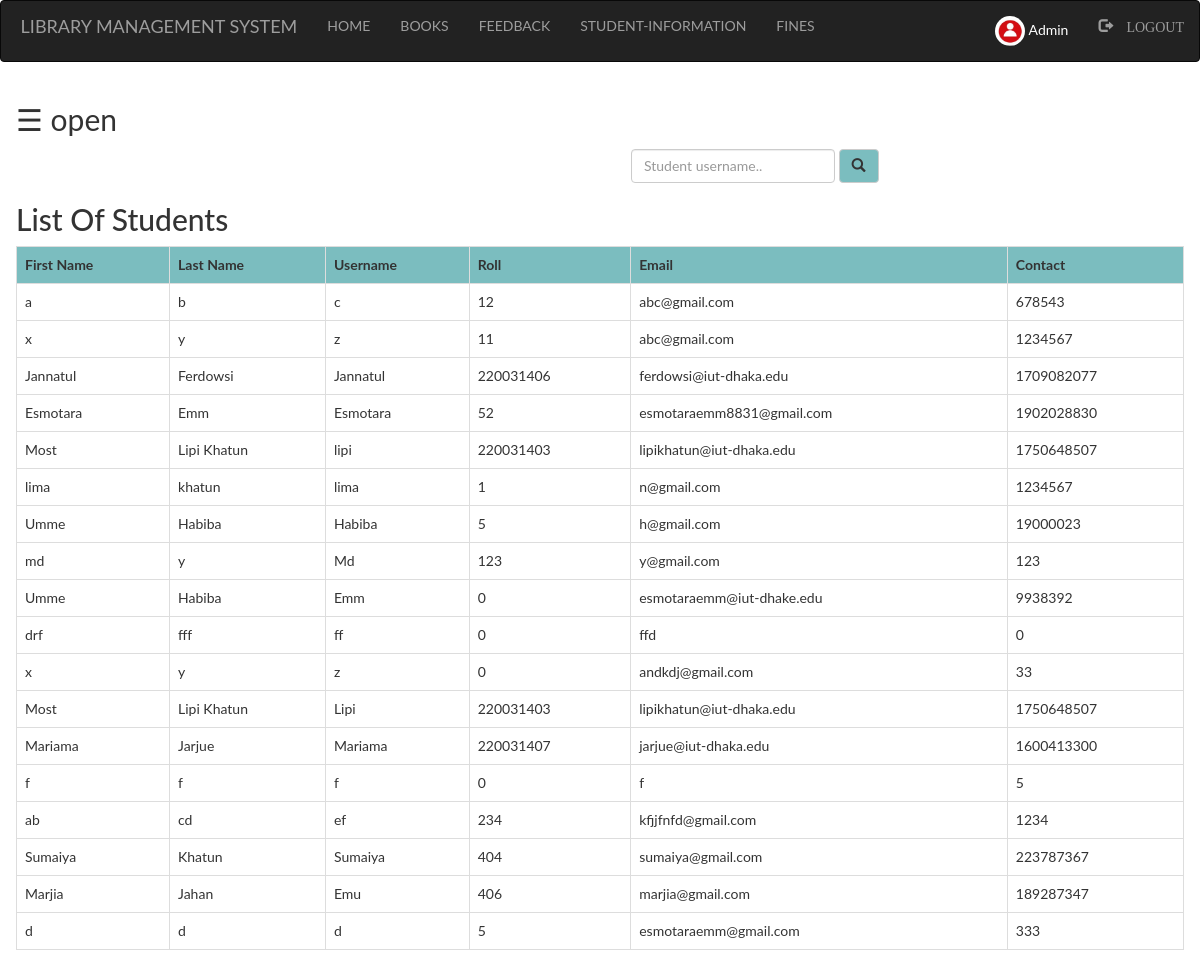
The page /admin/student.php (signed in) on the database its author committed.
### tables this page shows
CREATE TABLE `student` (
  `first` varchar(100) NOT NULL,
  `last` varchar(100) NOT NULL,
  `username` varchar(100) NOT NULL,
  `password` varchar(255) NOT NULL,
  `roll` int(100) NOT NULL,
  `email` varchar(100) NOT NULL,
  `contact` int(100) NOT NULL,
  `pic` varchar(100) NOT NULL
);

### admin/student.php (the view, shortened to what this page needs)
<?php
  include "navbar.php";
?>
<!DOCTYPE html>
<html>
<head>
</head>
<body>
<div id="main">
  <span style="font-size:30px;cursor:pointer" onclick="openNav()">&#9776; open</span>
	<div class="srch">
		<form class="navbar-form" method="post" name="form1">
				<input class="form-control" type="text" name="search" placeholder="Student username.." required="">
				<button style="background-color: #6db6b9e6;" type="submit" name="submit" class="btn btn-default">
					<span class="glyphicon glyphicon-search"></span>
				</button>
		</form>
	</div>
	<h2>List Of Students</h2>
	<?php
		if(isset($_POST['submit']))
		{
			$q=mysqli_query($db,"SELECT first,last,username,roll,email,contact FROM `student` where username like '%$_POST[search]%' ");
			if(mysqli_num_rows($q)==0)
			{
				echo "Sorry! No student found with that username. Try searching again.";
			}
			else
			{
		echo "<table class='table table-bordered table-hover' >";
			echo "<tr style='background-color: #6db6b9e6;'>";
				echo "<th>"; echo "First Name";	echo "</th>";
				echo "<th>"; echo "Last Name";  echo "</th>";
				echo "<th>"; echo "Username";  echo "</th>";
				echo "<th>"; echo "Roll";  echo "</th>";
				echo "<th>"; echo "Email";  echo "</th>";
				echo "<th>"; echo "Contact";  echo "</th>";
			echo "</tr>";
			while($row=mysqli_fetch_assoc($q))
			{
				echo "<tr>";
				echo "<td>"; echo $row['first']; echo "</td>";
				echo "<td>"; echo $row['last']; echo "</td>";
				echo "<td>"; echo $row['username']; echo "</td>";
				echo "<td>"; echo $row['roll']; echo "</td>";
				echo "<td>"; echo $row['email']; echo "</td>";
				echo "<td>"; echo $row['contact']; echo "</td>";
				echo "</tr>";
			}
		echo "</table>";
			}
		}
		else
		{
			$res=mysqli_query($db,"SELECT first,last,username,roll,email,contact FROM `student`;");
		echo "<table class='table table-bordered table-hover' >";
			echo "<tr style='background-color: #6db6b9e6;'>";
				echo "<th>"; echo "First Name";	echo "</th>";
				echo "<th>"; echo "Last Name";  echo "</th>";
				echo "<th>"; echo "Username";  echo "</th>";
				echo "<th>"; echo "Roll";  echo "</th>";
				echo "<th>"; echo "Email";  echo "</th>";
				echo "<th>"; echo "Contact";  echo "</th>";
			echo "</tr>";
			while($row=mysqli_fetch_assoc($res))
			{
				echo "<tr>";
				echo "<td>"; echo $row['first']; echo "</td>";
				echo "<td>"; echo $row['last']; echo "</td>";
				echo "<td>"; echo $row['username']; echo "</td>";
				echo "<td>"; echo $row['roll']; echo "</td>";
				echo "<td>"; echo $row['email']; echo "</td>";
				echo "<td>"; echo $row['contact']; echo "</td>";
				echo "</tr>";
			}
		echo "</table>";
		}
	?>
</body>
</html>

### admin/style.css (style rules this page uses)
html, body, div, span, object, iframe, h1, h2, h3, h4, h5, h6, p, blockquote, pre, abbr, address, cite, code, del, dfn, em, img, ins, kbd, q, samp, small, strong, sub, sup, var, b, i, dl, dt, dd, ol, ul, li, fieldset, form, label, legend, table, caption, tbody, tfoot, thead, tr, th, td, article, aside, canvas, details, figcaption, figure, footer, header, hgroup, menu, nav, section, summary, time, mark, audio, video { margin:0; padding:0; border:0; outline:0; font-size:100%; vertical-align:baseline; background:transparent; }
body { line-height:1; }
table { border-collapse:collapse; border-spacing:0; }
input, select { vertical-align:middle; }
input { height: 25px; width: 300px; }

### admin/student.php (style rules this page uses)
.srch { padding-left: 600px; }
body { font-family: "Lato", sans-serif; }
#main { transition: margin-left .5s; padding: 16px; }

### rows shown on the page
student: first "a", last "b", username "c", roll "12", email "abc@gmail.com", contact "678543"
student: first "x", last "y", username "z", roll "11", email "abc@gmail.com", contact "1234567"
student: first "Jannatul", last "Ferdowsi", username "Jannatul", roll "220031406", email "ferdowsi@iut-dhaka.edu", contact "1709082077"
student: first "Esmotara", last "Emm", username "Esmotara", roll "52", email "esmotaraemm8831@gmail.com", contact "1902028830"
student: first "Most", last "Lipi Khatun", username "lipi", roll "220031403", email "lipikhatun@iut-dhaka.edu", contact "1750648507"
student: first "lima", last "khatun", username "lima", roll "1", email "n@gmail.com", contact "1234567"
student: first "Umme", last "Habiba", username "Habiba", roll "5", email "h@gmail.com", contact "19000023"
student: first "md", last "y", username "Md", roll "123", email "y@gmail.com", contact "123"
student: first "Umme", last "Habiba", username "Emm", roll "0", email "esmotaraemm@iut-dhake.edu", contact "9938392"
student: first "drf", last "fff", username "ff", roll "0", email "ffd", contact "0"
student: first "x", last "y", username "z", roll "0", email "andkdj@gmail.com", contact "33"
student: first "Most", last "Lipi Khatun", username "Lipi", roll "220031403", email "lipikhatun@iut-dhaka.edu", contact "1750648507"
student: first "Mariama", last "Jarjue", username "Mariama", roll "220031407", email "jarjue@iut-dhaka.edu", contact "1600413300"
student: first "f", last "f", username "f", roll "0", email "f", contact "5"
student: first "ab", last "cd", username "ef", roll "234", email "kfjjfnfd@gmail.com", contact "1234"
student: first "Sumaiya", last "Khatun", username "Sumaiya", roll "404", email "sumaiya@gmail.com", contact "223787367"
student: first "Marjia", last "Jahan", username "Emu", roll "406", email "marjia@gmail.com", contact "189287347"
student: first "d", last "d", username "d", roll "5", email "esmotaraemm@gmail.com", contact "333"

### other values the page prints
$_SESSION['login_user'] "Admin"
